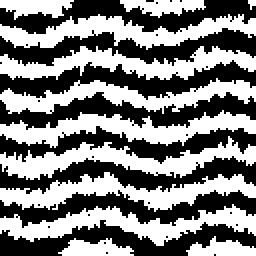
#> input picture LangmuirPython/ga2d/images/Curves-45.png, 128 x 128 px (shown 2 times larger); its folder holds only this picture in this run
$ python ga.py images   (Python 2 division)   (older library calls are emulated)
#> lines starting #> are read from the running program, lines starting #| are printed output that depends on the picture; after the words box and inside, x2 and y2 are one past the last pixel; in counts of white or black regions, pixels touching at a corner belong together
### LangmuirPython/ga2d/ga_analyze.py
# -*- coding: utf-8 -*-
"""
ga_analyze.py
=============

.. moduleauthor:: Geoff Hutchison <geoffh@pitt.edu>
"""
import sys
import argparse
from collections import deque
from multiprocessing import Pool

from scipy import ndimage, misc
from skimage import morphology
import numpy as np
from PIL import Image
import itertools
import time
import os

# our code
import modify

desc = """
Image analysis for various "descriptors" of morphology performance. Allows rapid GA evolution of morphology images.
"""

# [135 lines left out: functions as_ndarray_3D, as_ndarray_2D, load_image, load_npy, disk_structure, square_structure and 1 more, not called in this run]

def average_domain_size(image, full=False):
    """
    Calculate the average domain size for the image (for the "true" phase).
    Really, it returns the avg/std (over labeled regions) of the distance
    to a boundary.  The distance average is over the "max of mins".  This
    means, first a minimum distance is calculated to the boundary for each
    region.  Then the max of *those* distances is found for each region.
    Finally, the average of those max's is taken.  Full output returns
    the avg, the std, a labeled version of the image, the number of unique
    regions, the min-distance matrix, and the max-distance list.

    :param image: data
    :type image: :py:class:`numpy.ndarray`

    :param full: returns more output
    :type full: bool

    :return: mean and standard deviation of domain sizes
    :rtype: tuple(int)
    """
    # get the average size of domains (i.e., distance from center of domain to other phase)
    # first use ndimage to label each domain
    labels, nb_labels = ndimage.label(image)

    # print "Number of domains: ", nb_labels

    # get the Euclidian distance to the other phase
    dists = ndimage.distance_transform_edt(image)
    # for each domain, get the maximum distance (i.e., the size of that domain)
    imax = ndimage.measurements.maximum(dists, labels,
        index=np.arange(1, nb_labels + 1))
    # return the mean of the max array

    if full:
        return np.mean(imax), np.std(imax), labels, nb_labels, dists, imax
    else:
        return np.mean(imax), np.std(imax)

# [61 lines left out: functions box_counting_dimension, interface_size, not called in this run]

def transfer_distance(original, axis=0, rot90=1, full=False):
    """
    Calculate the connectivity of the two phases to the side electrodes and
    the average "transfer distance" (i.e., the shortest distance a charge carrier
    must travel to be collected at an electrode).

    The transfer distances and connectivity fractions are calculated using a breadth-first
    search from the electrodes left = white phase, right = black phase.

    :param original: data
    :type original: :py:class:`numpy.ndarray`

    :param axis: transfer axis (x=0, y=1, z=2)
    :type axis: int

    :param rot90: rotate image
    :type rot90: int

    :param full: return more output
    :type full: bool

    :return: average transfer distance and connectivity fraction (phase 1 and then phase 2)
    :rtype: tuple(float)
    """
    # the image will come in with row-major order (i.e., numpy)
    # but we're thinking of this as a graphic, with column, row
    if rot90 != 0:
        image = np.rot90(original, rot90)
    else:
        image = original

    # initialize the distance matrix
    # In NumPy 1.8 (not used)   distances.full( (width, height), -1.0)
    distances = np.empty_like(image, dtype=np.float64)
    distances.fill(-1.0)

    # ok, so it's a deque not a queue..
    # .. it still works for our purposes and Python doesn't have a queue
    work = deque()

    # begin index magic
    L_index = [+0 if i == axis else slice(None) for i in range(image.ndim)] # slice along "left" edge of image
    R_index = [-1 if i == axis else slice(None) for i in range(image.ndim)] # slice along "right" edge of image

    L_white_index = np.where(image[L_index] != 0) # sites that are white along "left" edge
    R_black_index = np.where(image[R_index] == 0) # sites that are black along "right" edge

    # alter slicing index so we can set the correct distances to zero
    j = 0
    for i in range(image.ndim):
        if i == axis:
            pass
        else:
            L_index[i] = L_white_index[j]
            R_index[i] = R_black_index[j]
            j += 1

    distances[L_index] = 0
    distances[R_index] = 0

    # alter slicing index so we can update the work queue
    for i in range(image.ndim):
        if i == axis:
            L_index[i] = itertools.repeat(0)
            R_index[i] = itertools.repeat(image.shape[i] - 1)
        else:
            pass
    L_index.append(itertools.repeat(255))
    R_index.append(itertools.repeat(0))

    # update work queue
    work.extend(zip(*L_index))
    work.extend(zip(*R_index))

    # neighbor list
    neighbors = np.zeros((2 * image.ndim, image.ndim), dtype=np.int32)
    for i in range(image.ndim):
        neighbors[2 * i + 0, i] = +1
        neighbors[2 * i + 1, i] = -1

    # compute distance matrix
    while work:
        work_item = work.popleft()
        pixel = work_item[:-1]
        phase = work_item[-1]
        currentDist = distances[pixel]

        shift = pixel + neighbors
        for i in range(image.ndim):
            shift = shift[(shift[:,i] >= 0) & (shift[:,i] < image.shape[i])]

        for indx in shift:
            indx = tuple(indx)

            if image[indx] == phase:
                if distances[indx] == -1:
                    # first visit
                    distances[indx] = currentDist + 1
                    work.append(indx + (phase,))

                elif distances[indx] > (currentDist + 1):
                    # somehow found a shorter path
                    distances[indx] = currentDist + 1

    avg1 = np.average(distances[(image != 0) & (distances >= 0)])
    avg2 = np.average(distances[(image == 0) & (distances >= 0)])

    con1 = np.average(distances[image != 0] >= 0)
    con2 = np.average(distances[image == 0] >= 0)

    if full:
        std1 = np.std(distances[(image != 0) & (distances >= 0)])
        std2 = np.std(distances[(image == 0) & (distances >= 0)])
        return avg1, std1, con1, avg2, std2, con2, distances
    else:
        return avg1, con1, avg2, con2

# [71 lines left out: functions bottleneck_distribution, analyze, not called in this run]

columns = [
    ('Filename', 'filename', '>8'),
    ('AvgDomainSize1', 'ads1', '>8.4f'),
    ('StdDevDom1', 'std1', '>8.4f'),
    ('AvgDomainSize2', 'ads2', '>8.4f'),
    ('StdDevDom2', 'std1', '>8.4f'),
    ('InterfaceSize', 'isize', '>8d'),
    ('AvgTransDist1', 'td1', '>8.4f'),
    ('Connect1', 'connect1', '>8.4f'),
    ('AvgTransDist2', 'td2', '>8.4f'),
    ('Connect2', 'connect2', '>8.4f'),
    ('PhaseRatio', 'fraction', '>8.4f'),
    ('BoxCDim', 'bcd', '>8.4f'),
    ('Bottle4-1', 'b41', '>8d'),
    ('Bottle2-1', 'b21', '>8d'),
    ('Bottle4-2', 'b42', '>8d'),
    ('Bottle2-2', 'b22', '>8d'),
    ('Erosion', 'erosion_spots', '>8d'),
    ('Dilation', 'dilation_spots', '>8d'),
    ('Closure', 'closure_spots', '>8d'),
    ('Blur3', 'nzBlur', '>8d'),
]
titles, keys, fmts = zip(*columns)

# [46 lines left out: functions create_parser, get_arguments, not called in this run]

# [23 lines that do not run on import are left out]

### LangmuirPython/ga2d/ga.py
# -*- coding: utf-8 -*-
"""
ga.py
=====

.. argparse::
    :module: ga
    :func: create_parser
    :prog: ga.py

.. moduleauthor:: Geoff Hutchison <geoffh@pitt.edu>
"""
import argparse
import heapq
import random
import glob
import sys
import os
from multiprocessing import Pool
import warnings
import time
import math

from PIL import Image
from scipy import ndimage, misc
import numpy as np

# our code
import ga_analyze as analyze
import modify

# logging
import logging
logging.basicConfig(level=logging.DEBUG,
    format='[%(asctime)s][proc=%(process)5d][%(levelname)-5s]: %(message)s')
logging.captureWarnings(True)

def error(msg, *args, **kwargs):
    logging.error(msg.format(*args, **kwargs))

def debug(msg, *args, **kwargs):
    logging.debug(msg.format(*args, **kwargs))

desc = """
Genetic algorithm design of 2D morphologies.
"""

def create_parser():
    parser = argparse.ArgumentParser()
    parser.description = desc

    parser.add_argument(dest='dir', type=str, metavar='directory',
        help='initial directory')

    parser.add_argument(dest='population', default=32, type=int, nargs='?',
        metavar='population', help='size of population')

    parser.add_argument(dest='generations', default=16, type=int, nargs='?',
        metavar='generations', help='# of generations')

    parser.add_argument(dest='children', default=10, type=int, nargs='?',
        metavar='children', help='# of children to create each generation')

    parser.add_argument(dest='mutability', default=8, type=int, nargs='?',
        metavar='mutability', help='# of items to mutate each generation')

    parser.add_argument(dest='diversity', default=0.02, type=float, nargs='?',
        metavar='diversity', help='percent of pixels that need to differ')

    parser.add_argument('--rescore', action='store_true',
            help='rescore initial files')

    parser.add_argument('--silent', action='store_true',
            help='set logging level to ERROR only')

    return parser

def get_arguments(args=None):
    parser = create_parser()
    opts = parser.parse_args(args)
    return opts

def score(filename):
    """
    Score individual image files for the genetic algorithm.
    The idea is to derive predictive factors for the langmuir performance
    (i.e., max power) based on the connectivity, phase fractions, domain sizes,
    etc. The scoring function should be based on multivariate fits from a database
    of existing simulations. To ensure good results, use robust regression techniques
    and cross-validate the best-fit.

    :param filename: image file name
    :type filename: str

    :return score (ideally as an estimated maximum power in W/(m^2))
    :rtype float
    """
#> called with filename = 'images/Curves-45.png'
    # this works around a weird bug in scipy.misc.imread with 1-bit images
    # open them with PIL as 8-bit greyscale "L" and then convert to ndimage
    pil_img = Image.open(filename)
#> pil_img is the input picture: PIL image 128x128 L; 50% white; 12 white regions (1 under 20 px), largest, box (x1, y1, x2, y2) and area: (0, 102, 128, 123) 1077, (0, 55, 128, 74) 1060, (0, 68, 128, 90) 1059
    image = misc.fromimage(pil_img.convert("L"))

    width, height = image.shape
#> width = 128; height = 128
    if width != 256 or height != 256:
        print "Size Error: ", filename

    #    isize = analyze.interface_size(image)
    ads1, std1 = analyze.average_domain_size(image)
#> in average_domain_size, `labels, nb_labels = ndimage.label(image)`:
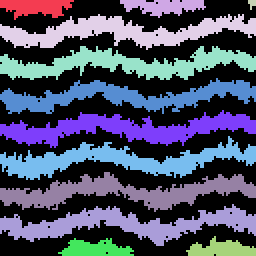
#> labels: shape (128, 128) int32 (shown 2 times larger); 13 distinct labels, from 0 to 12; one colour per label, 0 black
#> in average_domain_size, `labels, nb_labels = ndimage.label(image)`: nb_labels = 12
#> in average_domain_size, `dists = ndimage.distance_transform_edt(image)`:
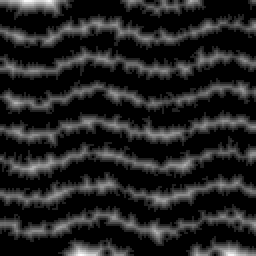
#> dists: shape (128, 128) float64 (shown 2 times larger); min 0, max 7.28, mean 1.03; drawn with min black and max white
#> in average_domain_size, `imax = ndimage.measurements.maximum(dists, labels, index=np.arange(1, ..`: imax = [7.07, 5, 3, 4.47, 4.24, 5, 4.47, 5, 4.47, 5, 7.07, 7.28]
#> ads1 = 5.17; std1 = 1.25

    # we now need to invert the image to get the second domain size
    inverted = (image < image.mean())
#> inverted: shape (128, 128) bool; 50% white; 29 white regions (21 under 20 px), largest, box (x1, y1, x2, y2) and area: (0, 30, 128, 50) 1064, (0, 110, 128, 128) 1049, (0, 14, 128, 33) 1048
    ads2, std2 = analyze.average_domain_size(inverted)
#> call 2 of average_domain_size, with full = False
#> in average_domain_size (call 2), `labels, nb_labels = ndimage.label(image)`:
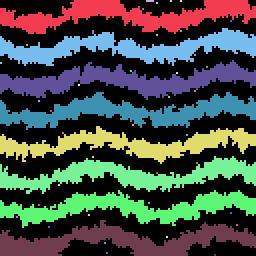
#> labels: shape (128, 128) int32 (shown 2 times larger); 47 distinct labels, from 0 to 46; one colour per label, 0 black
#> in average_domain_size (call 2), `labels, nb_labels = ndimage.label(image)`: nb_labels = 46
#> in average_domain_size (call 2), `dists = ndimage.distance_transform_edt(image)`:
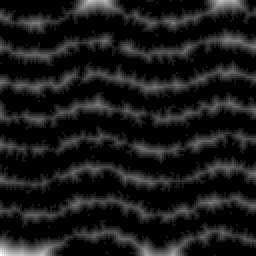
#> dists: shape (128, 128) float64 (shown 2 times larger); min 0, max 10.63, mean 1.08; drawn with min black and max white
#> in average_domain_size (call 2), `imax = ndimage.measurements.maximum(dists, labels, index=np.arange(1, ..`: imax = 46 values, max 10.63 at index 39, min 1 at index 1, mean 1.86
#> ads2 = 1.86; std2 = 2.07

    #overall average domain size
    ads = (ads1 + ads2) / 2.0
#> ads = 3.52

    # transfer distances
    # connectivity
    td1, connect1, td2, connect2 = analyze.transfer_distance(image)
#> in transfer_distance, `image = np.rot90(original, rot90)`:
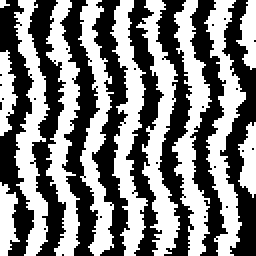
#> image: shape (128, 128) (shown 2 times larger); 50% white; 12 white regions (1 under 20 px), largest, box (x1, y1, x2, y2) and area: (102, 0, 123, 128) 1077, (55, 0, 74, 128) 1060, (68, 0, 90, 128) 1059
#> in transfer_distance, `distances.fill(-1.0)`: distances: shape (128, 128) float64; every value is -1

    spots = np.logical_xor(image,
        ndimage.binary_erosion(image, structure=np.ones((2,2))))
    erosion = np.count_nonzero(spots)

    spots = np.logical_xor(image,
        ndimage.binary_dilation(image, structure=np.ones((2,2))))
    dilation = np.count_nonzero(spots)

    # fraction of phase one
    nonzero = np.count_nonzero(image)
    fraction = float(nonzero) / float(image.size)
    # scores zero at 0, 1 and maximum at 0.5
    ps = fraction*(1.0-fraction)

    # from simulations with multivariate nonlinear regression
    return (-1.98566e8) + (-1650.14)/ads + (-680.92)*math.pow(ads,0.25) + \
           1.56236e7*math.tanh(14.5*(connect1 + 0.4)) + 1.82945e8*math.tanh(14.5*(connect2 + 0.4)) \
           + 2231.32*connect1*connect2 \
           + (-4.72813)*td1 + (-4.86025)*td2 \
           + 3.79109e7*ps**8 \
           + 0.0540293*dilation + 0.0700451*erosion

def score_filenames(filenames, pool=None):
    """
    Score a list of files in parallel using the supplied processing pool

    :param filenames: image file names
    :param pool: multiprocessing thread pool

    :type filenames: list of str
    :type pool: multiprocessing.pool.Pool

    :return: list of tuples (score, filename)
    :rtype: list of tuple
    """
    # analyze all these files and push into a list of (score, filename) tuples
    start = time.time()

    if pool is None:
        scores = map(score, filenames)
    else:
        scores = pool.map(score, filenames)

    debug('scoring time required: {:3f}', time.time() - start)
    return zip(scores, filenames)

def diversity_check(image1, image2):
    """
    Compare two

    :param file1: first filename
    :param file2: second filename
    :type file1: string
    :type file2: string

    :return: fraction of sites that differ
    """
    # If pixels are the same, XOR will return 0
    # .. so this counts number of different sites / number of sites
    return float(np.count_nonzero( np.logical_xor(image1, image2) )) / float(image1.size)

def summarize_scores(scores):
    s, p = zip(*scores)
    n  = len(s)
    n2 = n / 2

    savg = np.average(s)
    sstd = np.std(s)
    smin, pmin = s[+0], p[+0]
    smax, pmax = s[-1], p[-1]
    smed, pmed = s[n2], p[n2]
    srng = abs(smax - smin)

    debug('score: (avg) {:8.3f}', savg)
    debug('score: (std) {:8.3f}', sstd)
    debug('score: (rng) {:8.3f}', srng)
    debug('score: (max) {:8.3f} path={}', smax, pmax)
    debug('score: (min) {:8.3f} path={}', smin, pmin)
    debug('score: (med) {:8.3f} path={}', smed, pmed)

if __name__ == '__main__':
    work = os.getcwd()
    opts = get_arguments()
    pool = Pool()

    if opts.silent:
        logging.getLogger().setLevel(logging.ERROR)

    # glob through the directories for PNG files
    debug('searching for pngs (depth=2)')
    filenames = []
    for handle in glob.iglob(os.path.join(opts.dir, '*.png')):
        filenames.append(handle)
    for handle in glob.iglob(os.path.join(opts.dir, '*', '*.png')):
        filenames.append(handle)
    debug('found {} pngs!', len(filenames))

    # check for a cache
    scores = []
    if os.path.exists('score.cache'):
        debug('found score.cache')
        with open('score.cache') as cache:
            for line in cache:
                fileScore, filename = line.split()
                scores.append( (float(fileScore), filename) )
        debug('loaded {} scores', len(scores))

    # if needed, score the initial population
    if opts.rescore or len(filenames) != len(scores):
        debug('rescoring initial files')
#> (the run stopped early here; a loop or call above may not have finished)

$ run again, on LangmuirPython/ga2d/images/DLA-0.150-868.png
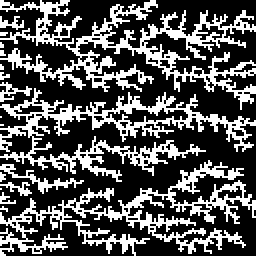
#> input picture LangmuirPython/ga2d/images/DLA-0.150-868.png, 128 x 128 px (shown 2 times larger)
#> in score, pil_img is the input picture: PIL image 128x128 L; 33.1% white in thin lines or dots
#> nb_labels = 21
#> imax = 21 values, max 2.83 at index 0, min 1 at index 2, mean 1.69
#> ads1 = 1.69; std1 = 0.586
#> inverted: shape (128, 128) bool; 66.9% white; black in thin lines or dots
#> nb_labels = 107
#> in average_domain_size (call 2), `dists = ndimage.distance_transform_edt(image)`:
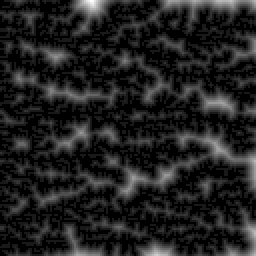
#> dists: shape (128, 128) float64 (shown 2 times larger); min 0, max 10, mean 1.29; drawn with min black and max white
#> imax = 107 values, max 10 at index 2, min 1 at index 4, mean 1.69
#> ads2 = 1.69; std2 = 1.68
#> ads = 1.69
#> in transfer_distance, `image = np.rot90(original, rot90)`:
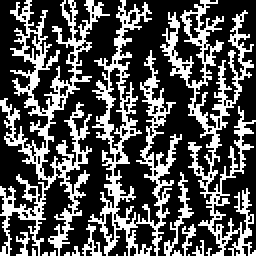
#> image: shape (128, 128) (shown 2 times larger); 33.1% white in thin lines or dots
#> distances: shape (128, 128) float64; every value is -1

$ run again, on LangmuirPython/ga2d/images/DLA-0.160-436.png
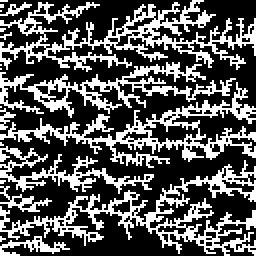
#> input picture LangmuirPython/ga2d/images/DLA-0.160-436.png, 128 x 128 px (shown 2 times larger)
#> in score, pil_img is the input picture: PIL image 128x128 L; 34.4% white in thin lines or dots
#> nb_labels = 26
#> imax = 26 values, max 3 at index 1, min 1 at index 0, mean 1.59
#> ads1 = 1.59; std1 = 0.679
#> inverted: shape (128, 128) bool; 65.6% white; black in thin lines or dots
#> nb_labels = 119
#> in average_domain_size (call 2), `dists = ndimage.distance_transform_edt(image)`:
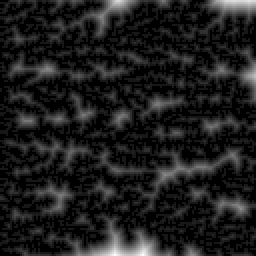
#> dists: shape (128, 128) float64 (shown 2 times larger); min 0, max 10.63, mean 1.25; drawn with min black and max white
#> imax = 119 values, max 10.63 at index 89, min 1 at index 2, mean 1.6
#> ads2 = 1.6; std2 = 1.66
#> ads = 1.59
#> in transfer_distance, `image = np.rot90(original, rot90)`:
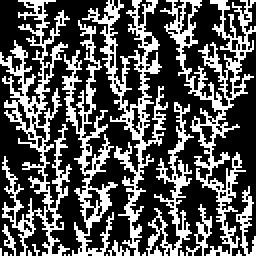
#> image: shape (128, 128) (shown 2 times larger); 34.4% white in thin lines or dots
#> distances: shape (128, 128) float64; every value is -1

$ run again, on LangmuirPython/ga2d/images/DLA-0.200-731.png
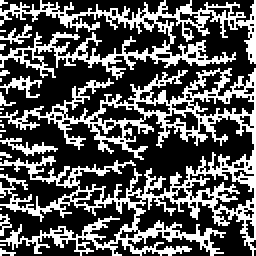
#> input picture LangmuirPython/ga2d/images/DLA-0.200-731.png, 128 x 128 px (shown 2 times larger)
#> in score, pil_img is the input picture: PIL image 128x128 L; 34.7% white in thin lines or dots
#> nb_labels = 31
#> imax = 31 values, max 4 at index 1, min 1 at index 4, mean 1.57
#> ads1 = 1.57; std1 = 0.715
#> inverted: shape (128, 128) bool; 65.3% white; black in thin lines or dots
#> nb_labels = 135
#> in average_domain_size (call 2), `dists = ndimage.distance_transform_edt(image)`:
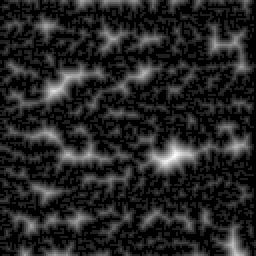
#> dists: shape (128, 128) float64 (shown 2 times larger); min 0, max 8.06, mean 1.17; drawn with min black and max white
#> imax = 135 values, max 8.06 at index 58, min 1 at index 4, mean 1.62
#> ads2 = 1.62; std2 = 1.28
#> ads = 1.59
#> in transfer_distance, `image = np.rot90(original, rot90)`:
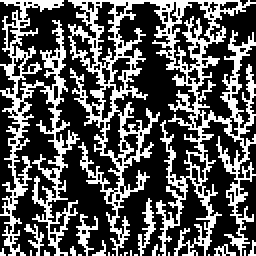
#> image: shape (128, 128) (shown 2 times larger); 34.7% white in thin lines or dots
#> distances: shape (128, 128) float64; every value is -1
